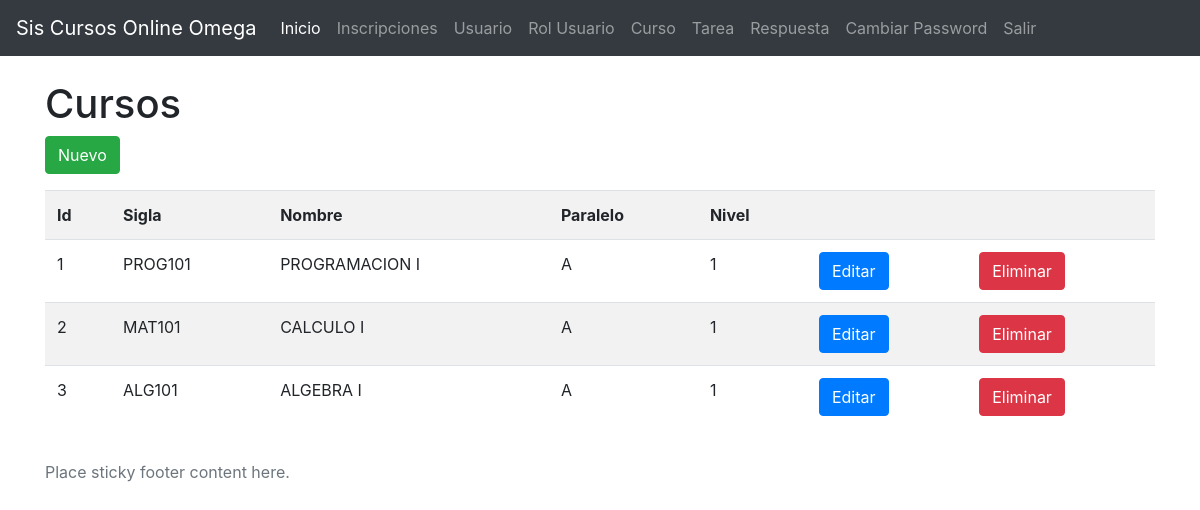
Page /curso.php on the committed database.
### tables this page shows
CREATE TABLE `curso` (
  `id` int(11) NOT NULL,
  `sigla` varchar(20) NOT NULL,
  `nombre` varchar(200) NOT NULL,
  `paralelo` varchar(10) NOT NULL,
  `nivel` int(11) NOT NULL
);

### curso.php (the view)
<?php
require_once('librerias/cabe.php');
require_once('librerias/conexionBD.php');
$sql = "select * from curso";
$result =  $conn->query($sql);
$materia = array();
while ($fila =  $result->fetch_array()) {
    $materia[] = $fila;
}
?>
      <div class="container">
        <div class="row">
            <div class="col-12">
                <h1>Cursos</h1>
                <p>
                    <a href="curso-edit.php" class="btn btn-success">Nuevo</a>
                </p>
                <table class="table table-striped">
                    <tr>
                        <th>Id</th>
                        <th>Sigla</th>
                        <th>Nombre</th>
                        <th>Paralelo</th>
                        <th>Nivel</th>
                        <th></th>
                        <th></th>
                    </tr>
                    <?php foreach ($materia as $item): ?>
                    <tr>
                        <td><?= $item['id']?></td>
                        <td><?= $item['sigla']?></td>
                        <td><?= $item['nombre']?></td>
                        <td><?= $item['paralelo']?></td>
                        <td><?= $item['nivel']?></td>
                        <td>
                            <a href="curso-edit.php?id=<?=$item['id']?>" class="btn btn-primary">Editar</a>
                        </td>
                        <td>
                            <a href="curso-eliminar.php?id=<?=$item['id']?>" class="btn btn-danger" onclick="return(confirm('Esta Seguro de Eliminar?'))">Eliminar</a>
                        </td>
                    </tr>
                    <?php endforeach ?>
                </table>
            </div>
        </div>
      </div>
<?php
require_once('librerias/pie.php');
 ?>

### rows in the picture
curso: id "1", sigla "PROG101", nombre "PROGRAMACION I", paralelo "A", nivel "1"
curso: id "2", sigla "MAT101", nombre "CALCULO I", paralelo "A", nivel "1"
curso: id "3", sigla "ALG101", nombre "ALGEBRA I", paralelo "A", nivel "1"
